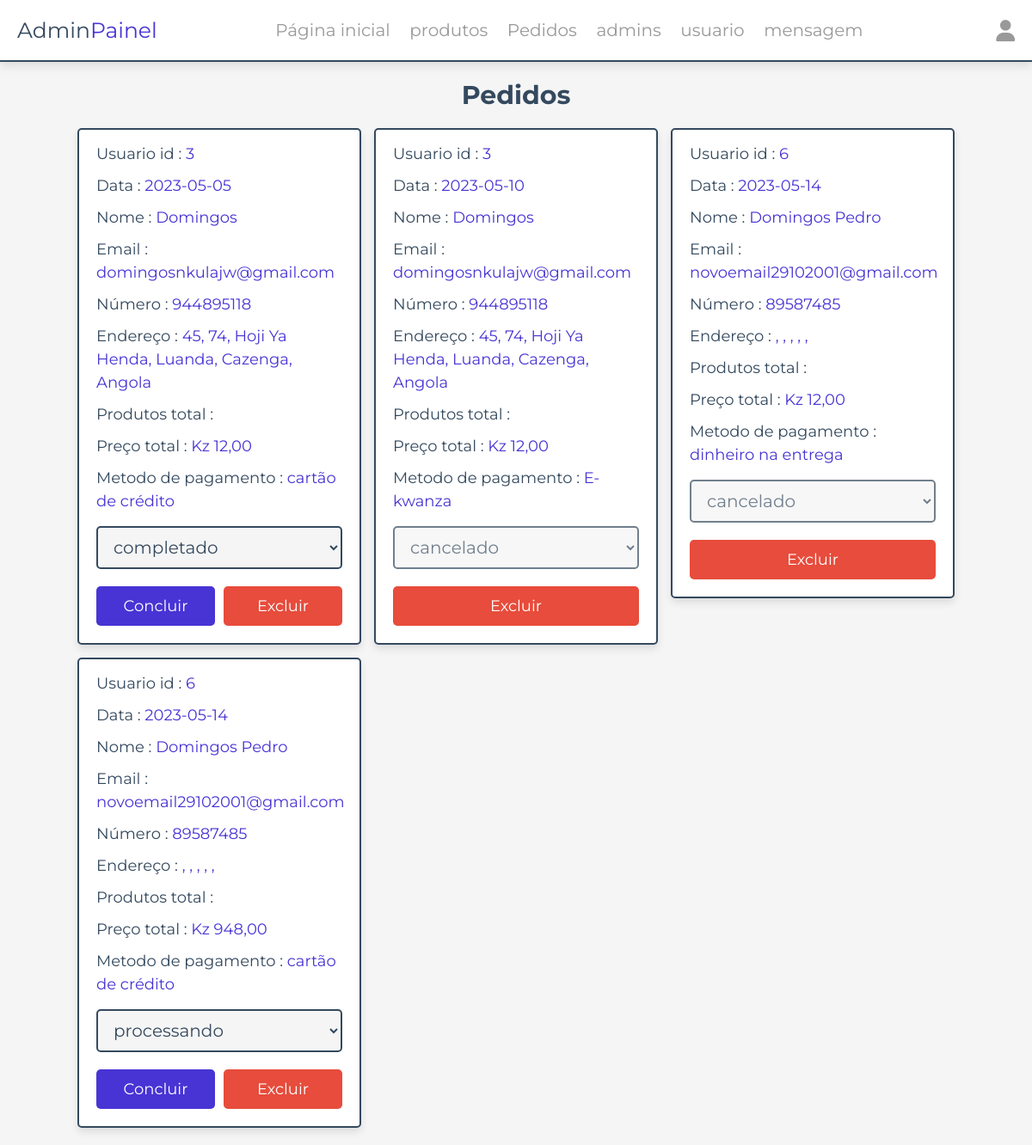
Before: /admin/ordem_pedido.php (signed in) with the older database file.
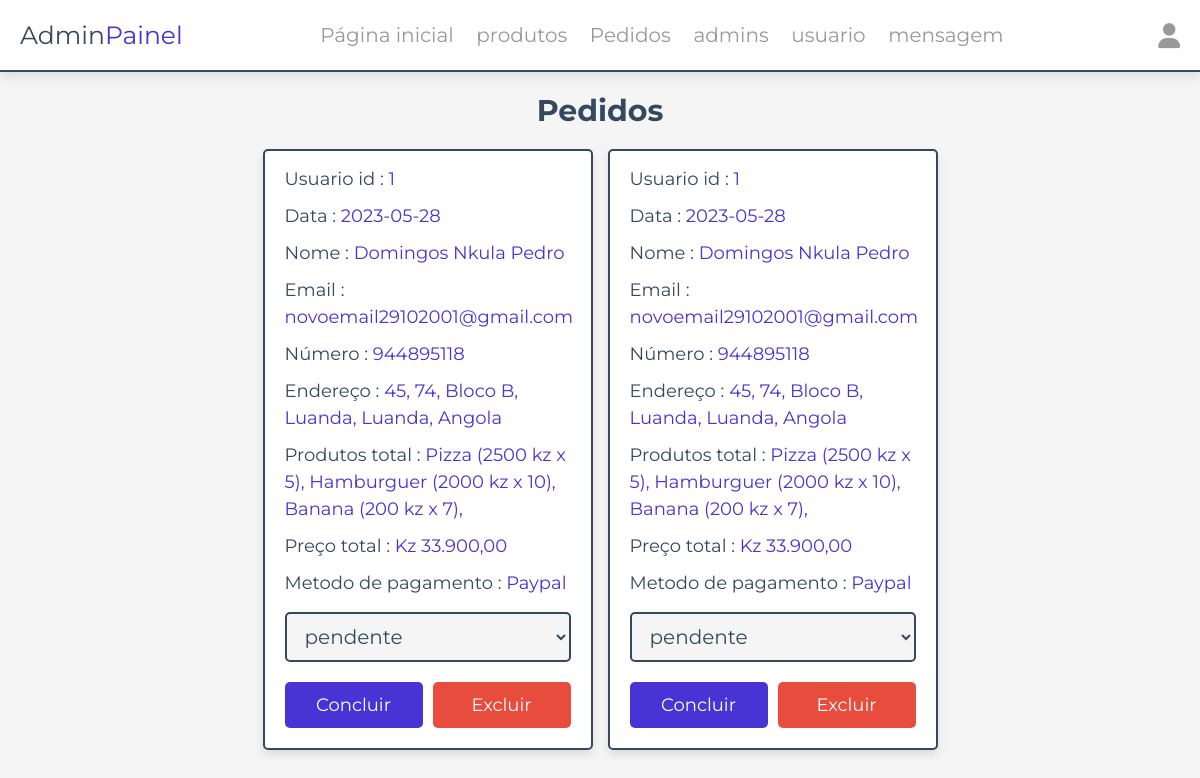
After: the same page with the newer database file.
### tables this page shows
CREATE TABLE `pedidos` (
  `id` varchar(255) NOT NULL,
  `user_id` int(100) NOT NULL,
  `nome` varchar(20) NOT NULL,
  `contacto` varchar(10) NOT NULL,
  `email` varchar(50) NOT NULL,
  `metodo` varchar(50) NOT NULL,
  `endereço` varchar(500) NOT NULL,
  `total_produtos` text NOT NULL,
  `total_preço` int(100) NOT NULL,
  `data` date NOT NULL DEFAULT current_timestamp(),
  `estado_pagamento` varchar(20) NOT NULL DEFAULT '1',
  `confirmacao_cliente` varchar(20) DEFAULT 'false',
  PRIMARY KEY (`id`)
);

### functions/pegarEstado.php (called while the page is built)
<?php
function pegarEstado($numero_do_estado){
    if($numero_do_estado == '0'):
        return "cancelado";
    endif;
    if($numero_do_estado == '1'):
        return "pendente";
    endif;
    if($numero_do_estado == '2'):
        return "processando";
    endif;
    if($numero_do_estado == '3'):
        return "completado";
    endif;
}

### admin/ordem_pedido.php (the view, shortened to what this page needs)
<?php
include __DIR__ . './../components/connect.php';
include_once __DIR__ . './../functions/pegarEstado.php';
if(isset($_GET['filter'])){
   $id_filter = $_GET['filter'];
   if($id_filter == "all"){
      $sql = $conn->prepare("SELECT * FROM pedidos");
      $sql->execute();
      if($sql->rowCount() > 0){
         $dados_filtrados = $sql->fetchAll(PDO::FETCH_ASSOC);
      } else {
         $dados_filtrados = false;
      }
   } else {
      $sql = $conn->prepare("SELECT * FROM pedidos WHERE estado_pagamento = ?");
      $sql->execute([$id_filter]);
      if($sql->rowCount() > 0){
         $dados_filtrados = $sql->fetchAll(PDO::FETCH_ASSOC);
      } else {
         $dados_filtrados = false;
      }
   }
} else {
   $sql = $conn->prepare("SELECT * FROM pedidos");
   $sql->execute();
   if($sql->rowCount() > 0){
      $dados_filtrados = $sql->fetchAll(PDO::FETCH_ASSOC);
   }
    else {
      $dados_filtrados = false;
   }
}
?>
<!DOCTYPE html>
<html lang="pt-br">
<head>
   <link rel="stylesheet" href="https://cdnjs.cloudflare.com/ajax/libs/font-awesome/6.1.1/css/all.min.css">
   <link rel="stylesheet" href="../css/admin_style.css">
</head>
<body>
<?php include '../components/admin_cabeçalho.php' ?>
<section class="placed-orders">
   <h1 class="heading">Pedidos</h1>
   <div class="box-container">
   <?php
      if(!$dados_filtrados):
         echo "<p class='empty'>Nenhum dado encontrado!</p>";
      else:
      foreach ($dados_filtrados as $dados):
         $all_produts = json_decode($dados['total_produtos'], true);
   ?>
   <div class="box">
      <p> Usuario id : <span><?= $dados['user_id']; ?></span> </p>
      <p> Data : <span><?= $dados['data']; ?></span> </p>
      <p> Nome : <span><?= $dados['nome']; ?></span> </p>
      <p> Email : <span><?= $dados['email']; ?></span> </p>
      <p> Número : <span><?= $dados['contacto']; ?></span> </p>
      <p> Endereço : <span><?= $dados['endereço']; ?></span> </p>
      <p> Produtos total : <span>
      <?php
            foreach($all_produts as $product):
               $produto = $product['pedido'];
               echo "{$produto['nome']} ({$produto['preco']} kz x {$produto['qntd']}), \n";
            endforeach;
      ?>
      </span> </p>
      <p> Preço total : <span>Kz <?= number_format($dados['total_preço'], 2, ",", ".") ; ?></span> </p>
      <p> Metodo de pagamento : <span><?= $dados['metodo']; ?></span> </p>
      <form action="" method="POST">
         <select <?= $dados['estado_pagamento'] == '0' ? 'disabled' : ''; ?> name="payment_status" class="drop-down">
            <option selected disabled value="<?= $dados['estado_pagamento']; ?>">
               <?= pegarEstado($dados['estado_pagamento']); ?>
            </option>
         </select>
         <div class="flex-btn">
            <?=
               $dados['estado_pagamento'] != '0'
                  ? "<input type='submit' value='concluir' class='btn' name='update_payment'>"
                  : '';
            ?>
            <a href="ordem_pedido.php?delete=<?= $dados['id']; ?>" class="delete-btn" onclick="return confirm('pretende eliminar este pedido?');">excluir</a>
         </div>
      </form>
   </div>
      <?php
         endforeach;
         endif;
      ?>
   </div>
</section>
</body>
</html>

### components/admin_cabeçalho.php (shortened to what this page needs)
<header class="header">
   <section class="flex">
      <a href="painel.php" class="logo">Admin<span>Painel</span></a>
      <nav class="navbar">
         <a href="painel.php">Página inicial</a>
         <a href="produtos.php">produtos</a>
         <a href="ordem_pedido.php">Pedidos</a>
         <a href="conta_administrador.php">admins</a>
         <a href="contas_usuario.php">usuario</a>
         <a href="messages.php">mensagem</a>
      </nav>
      <div class="icons">
         <div id="user-btn" class="fas fa-user"></div>
      </div>
   </section>
</header>

### css/admin_style.css (style rules this page uses)
:root { --main-color:#4834d4; --red:#e74c3c; --orange:#f39c12; --black:#34495e; --white:#fff; --light-bg:#f5f5f5; --light-color:#999; --border:.2rem solid var(--black); --box-shadow:0 .5rem 1rem rgba(0,0,0,.1); }
* { font-family: 'Montserrat', sans-serif; margin:0; padding:0; box-sizing: border-box; text-decoration: none; outline: none; border:none; }
html { font-size: 62.5%; overflow-x: hidden; }
body { background-color: var(--light-bg); }
section { max-width: 1200px; margin:0 auto; padding:2rem; }
.btn, .delete-btn, .option-btn { display: block; margin-top: 1rem; border-radius: .5rem; cursor: pointer; width: 100%; font-size: 1.8rem; color:var(--white); padding:1.2rem 3rem; text-transform: capitalize; text-align: center; }
.btn { background-color: var(--main-color); }
.delete-btn { background-color: var(--red); }
.flex-btn { display: flex; gap:1rem; }
.heading { text-align: center; margin-bottom: 2rem; text-transform: capitalize; color:var(--black); font-size: 3rem; }
.header { position: sticky; top:0; left:0; right:0; background-color: var(--white); box-shadow: var(--box-shadow); z-index: 1000; border-bottom: var(--border); }
.header .flex { display: flex; align-items: center; justify-content: space-between; position: relative; }
.header .flex .logo { font-size: 2.5rem; color:var(--black); }
.header .flex .logo span { color:var(--main-color); }
.header .flex .navbar a { margin:0 1rem; font-size: 2rem; color:var(--light-color); }
.header .flex .icons > * { font-size: 2.5rem; cursor: pointer; color:var(--light-color); margin-left: 1.7rem; }
.placed-orders .box-container { display: grid; grid-template-columns: repeat(auto-fit, 33rem); gap:1.5rem; justify-content: center; align-items: flex-start; }
.placed-orders .box-container .box { background-color: var(--white); border-radius: .5rem; box-shadow: var(--box-shadow); border:var(--border); padding:2rem; padding-top: 1rem; }
.placed-orders .box-container .box p { padding: .5rem 0; line-height: 1.5; font-size: 1.8rem; color:var(--black); }
.placed-orders .box-container .box p span { color:var(--main-color); }
.placed-orders .box-container .box .drop-down { width: 100%; margin:1rem 0; background-color: var(--light-bg); padding:1rem 1.4rem; font-size: 2rem; color:var(--black); border:var(--border); border-radius: .5rem; }

Changed rows visible on the page:
removed pedidos: user "3", data "2023-05-05", nome "Domingos", email "domingosnkulajw@gmail.com", contacto "944895118", endereço "45, 74, Hoji Ya Henda, Luanda, Cazenga, Angola", total_preço "12,00", metodo "cartão de crédito", payment_status "completado"
removed pedidos: user "3", data "2023-05-10", nome "Domingos", email "domingosnkulajw@gmail.com", contacto "944895118", endereço "45, 74, Hoji Ya Henda, Luanda, Cazenga, Angola", total_preço "12,00", metodo "E-kwanza", payment_status "cancelado"
removed pedidos: user "6", data "2023-05-14", nome "Domingos Pedro", email "novoemail29102001@gmail.com", contacto "89587485", endereço ", , , , ,", total_preço "12,00", metodo "dinheiro na entrega", payment_status "cancelado"
removed pedidos: user "6", data "2023-05-14", nome "Domingos Pedro", email "novoemail29102001@gmail.com", contacto "89587485", endereço ", , , , ,", total_preço "948,00", metodo "cartão de crédito", payment_status "processando"
added pedidos: user "1", data "2023-05-28", nome "Domingos Nkula Pedro", email "novoemail29102001@gmail.com", contacto "944895118", endereço "45, 74, Bloco B, Luanda, Luanda, Angola", nome "Pizza", preco "2500", qntd "5", nome "Hamburguer", preco "2000", qntd "10", nome "Banana", preco "200", qntd "7", total_preço "33.900,00", metodo "Paypal", payment_status "pendente"
added pedidos: user "1", data "2023-05-28", nome "Domingos Nkula Pedro", email "novoemail29102001@gmail.com", contacto "944895118", endereço "45, 74, Bloco B, Luanda, Luanda, Angola", nome "Pizza", preco "2500", qntd "5", nome "Hamburguer", preco "2000", qntd "10", nome "Banana", preco "200", qntd "7", total_preço "33.900,00", metodo "Paypal", payment_status "pendente"
